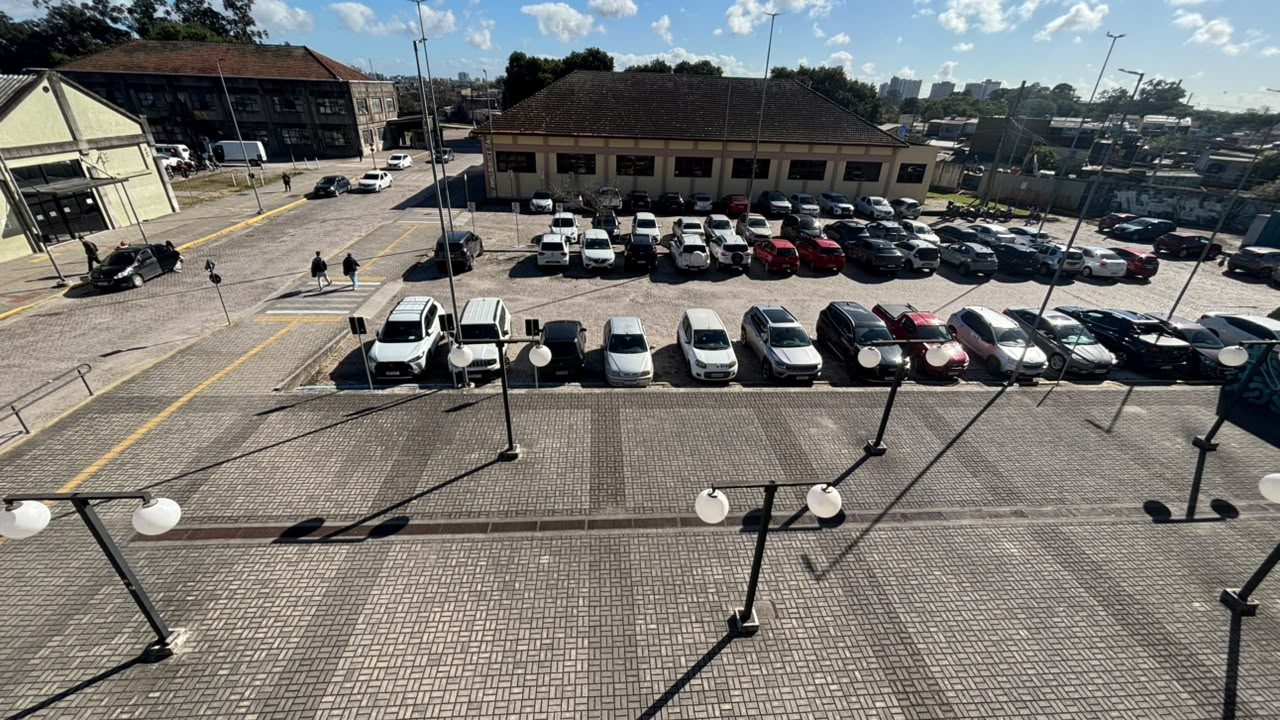
#> input picture classification/alta-ocupacao/WhatsApp Image 2026-09-07 at 14.17.04 (2).jpeg, 1280 x 720 px; its folder holds only this picture in this run
$ python origem_ia.py
#> lines starting #> are read from the running program, lines starting #| are printed output that depends on the picture
import sys, os, glob, csv
import cv2
import numpy as np

# Descobre de qual foto real cada imagem gerada por IA (gerada_image*) foi editada: compara pontos SIFT
# do fundo (predio, postes, guarda-corpo) e conta os que batem numa homografia (RANSAC). Com mais de
# LIMIAR pontos, a foto e considerada origem; pode haver mais de uma (fotos quase iguais da mesma sequencia).
# Saida: extras/origem_ia.csv (imagem, origem, pontos), usado pelo split.py e pelo experimentos/cv.py.
# Uso: python experimentos/origem_ia.py [classification_dir] [saida.csv]
LIMIAR = 250
src = sys.argv[1] if len(sys.argv) > 1 else "classification"
saida = sys.argv[2] if len(sys.argv) > 2 else os.path.join("extras", "origem_ia.csv")

sift = cv2.SIFT_create(3000)
bf = cv2.BFMatcher()

def pontos(p):
    im = cv2.imread(p, 0)
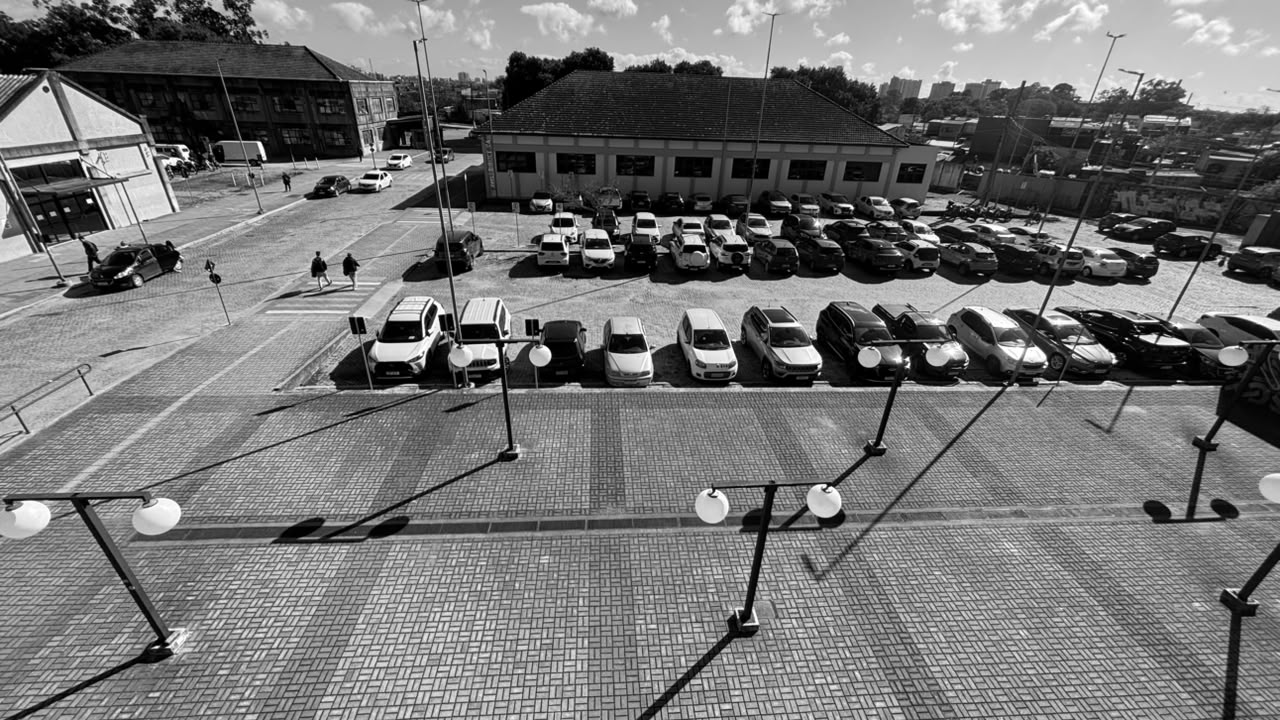
#> im: shape (720, 1280); min 0, max 255, mean 115.9
    h, w = im.shape
#> h = 720; w = 1280
    s = 800 / max(h, w)
#> s = 0.625
    return sift.detectAndCompute(cv2.resize(im, (int(w * s), int(h * s))), None)

def coincidentes(a, b):
    (ka, da), (kb, db) = a, b
    m = [x for x, y in bf.knnMatch(da, db, k=2) if x.distance < 0.7 * y.distance]
    if len(m) < 8:
        return 0
    _, mask = cv2.findHomography(np.float32([ka[x.queryIdx].pt for x in m]),
                                 np.float32([kb[x.trainIdx].pt for x in m]), cv2.RANSAC, 4.0)
    return int(mask.sum()) if mask is not None else 0

arquivos = [p for p in sorted(glob.glob(os.path.join(src, "*", "*"))) if not p.endswith(".csv")]
reais = {os.path.basename(p): pontos(p) for p in arquivos if not os.path.basename(p).startswith("gerada_")}
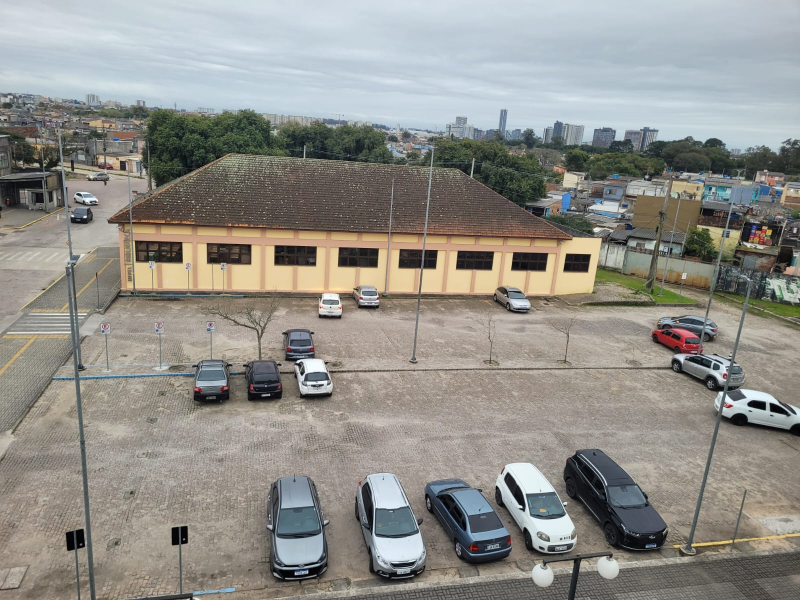
#> input picture classification/baixa-ocupacao/WhatsApp Image 2026-09-15 at 08.04.23 (2).jpeg, 1600 x 1200 px (shown at 1/2 size)
#> in pontos (call 2), `im = cv2.imread(p, 0)`:
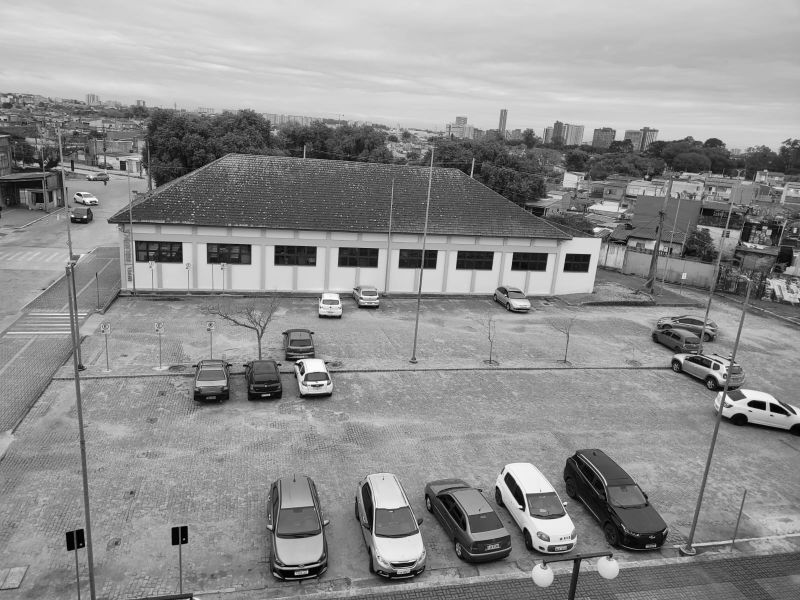
#> im: shape (1200, 1600) (shown at 1/2 size); min 0, max 255, mean 143
linhas = []
for p in arquivos:
    nome = os.path.basename(p)
    if not nome.startswith("gerada_image"):
        continue
    f = pontos(p)
    for real, n in sorted(((r, coincidentes(f, fr)) for r, fr in reais.items()), key=lambda x: -x[1]):
        if n < LIMIAR:
            break
        linhas.append((nome, real, n))
        print(f"{nome} <- {real} ({n} pontos)")

with open(saida, "w", newline="") as fh:
    w = csv.writer(fh)
    w.writerow(["imagem", "origem", "pontos"])
    w.writerows(linhas)
